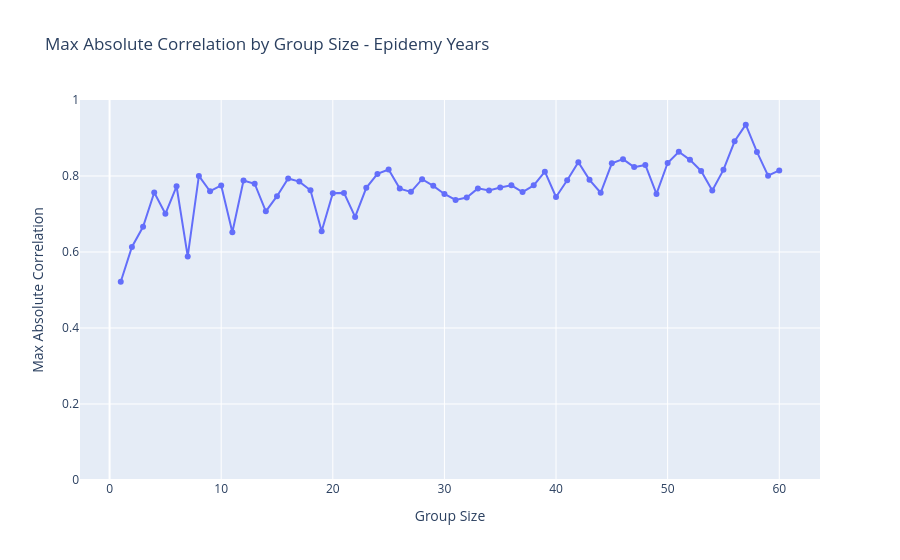

Notebook source saved alongside this figure:
### Code cell
max_corr_epidemy = []
max_lag_epidemy = []
for i in range(1,61):
    offset_days = (daily_ovitraps_mean.index[0] - daily_dengue_data_epidemic.index[0]).days % i
    
    groups_dengue = generic.group_series(
        series = daily_dengue_data_epidemic,
        offset = offset_days,
        group_size = i,
        operation = "sum"
    )

    groups_ovitraps = generic.group_series(
        series = daily_ovitraps_mean,
        offset = 0,
        group_size = i,
        operation = "mean"
    )

    results = generic.max_correlation(groups_dengue, groups_ovitraps, max_lag = np.ceil(120/i).astype(int))

    max_lag_epidemy.append(results[0])
    max_corr_epidemy.append(results[1]) 

# Plot tuple of max_lag_epidemy and max_corr_epidemy
fig = go.Figure()
fig.add_trace(go.Scatter(x=list(range(1,61)),
            y=[abs(x) for x in max_corr_epidemy],
            mode='markers+lines',
            name='Max Absolute Correlation',
            text=[f"corr={c:.2f}, lag={l}, group={g}" for c, l, g in zip(max_corr_epidemy, max_lag_epidemy, range(1, 61))],  
            textposition='top center' ,
            hoverinfo='text'
))
fig.update_yaxes(range=[0, 1])
fig.update_layout(title='Max Absolute Correlation by Group Size - Epidemy Years',
                  xaxis_title='Group Size',
                  yaxis_title='Max Absolute Correlation')
fig.show()

### Figure 1 — Plotly figure (JSON) as saved in the notebook; plotly's stock layout.template omitted (floating-point values rounded to 4 significant figures)
{"data": [{"hoverinfo": "text", "mode": "markers+lines", "name": "Max Absolute Correlation", "text": ["corr=0.52, lag=40, group=1", "corr=0.61, lag=20, group=2", "corr=0.67, lag=14, group=3", "corr=0.76, lag=10, group=4", "corr=0.70, lag=11, group=5", "corr=0.77, lag=7, group=6", "corr=0.59, lag=6, group=7", "corr=0.80, lag=6, group=8", "corr=0.76, lag=5, group=9", "corr=0.78, lag=5, group=10", "corr=0.65, lag=4, group=11", "corr=0.79, lag=4, group=12", "corr=0.78, lag=3, group=13", "corr=0.71, lag=3, group=14", "corr=0.75, lag=3, group=15", "corr=0.79, lag=3, group=16", "corr=0.79, lag=3, group=17", "corr=0.76, lag=3, group=18", "corr=0.65, lag=2, group=19", "corr=0.75, lag=2, group=20", "corr=0.76, lag=3, group=21", "corr=0.69, lag=2, group=22", "corr=0.77, lag=2, group=23", "corr=0.81, lag=2, group=24", "corr=0.82, lag=2, group=25", "corr=0.77, lag=2, group=26", "corr=0.76, lag=2, group=27", "corr=0.79, lag=2, group=28", "corr=0.77, lag=2, group=29", "corr=0.75, lag=2, group=30", "corr=0.74, lag=2, group=31", "corr=0.74, lag=1, group=32", "corr=0.77, lag=2, group=33", "corr=0.76, lag=1, group=34", "corr=0.77, lag=2, group=35", "corr=0.78, lag=1, group=36", "corr=0.76, lag=1, group=37", "corr=0.78, lag=1, group=38", "corr=0.81, lag=1, group=39", "corr=0.74, lag=1, group=40", "corr=0.79, lag=1, group=41", "corr=0.84, lag=1, group=42", "corr=0.79, lag=1, group=43", "corr=0.76, lag=1, group=44", "corr=0.83, lag=1, group=45", "corr=0.84, lag=1, group=46", "corr=-0.82, lag=-3, group=47", "corr=0.83, lag=2, group=48", "corr=0.75, lag=1, group=49", "corr=0.83, lag=1, group=50", "corr=0.86, lag=1, group=51", "corr=0.84, lag=1, group=52", "corr=0.81, lag=1, group=53", "corr=0.76, lag=1, group=54", "corr=0.82, lag=1, group=55", "corr=0.89, lag=1, group=56", "corr=0.94, lag=1, group=57", "corr=0.86, lag=1, group=58", "corr=0.80, lag=1, group=59", "corr=-0.81, lag=-2, group=60"], "textposition": "top center", "type": "scatter", "x": [1, 2, 3, 4, 5, 6, 7, 8, 9, 10, 11, 12, 13, 14, 15, 16, 17, 18, 19, 20, 21, 22, 23, 24, 25, 26, 27, 28, 29, 30, 31, 32, 33, 34, 35, 36, 37, 38, 39, 40, 41, 42, 43, 44, 45, 46, 47, 48, 49, 50, 51, 52, 53, 54, 55, 56, 57, 58, 59, 60], "y": [0.5216, 0.6133, 0.6664, 0.7566, 0.7005, 0.773, 0.5885, 0.8002, 0.76, 0.7752, 0.6518, 0.788, 0.7796, 0.7069, 0.7469, 0.7935, 0.7853, 0.7626, 0.6548, 0.7544, 0.7556, 0.6924, 0.7689, 0.8055, 0.8171, 0.7668, 0.7583, 0.7916, 0.7741, 0.7526, 0.737, 0.7433, 0.7674, 0.7618, 0.7697, 0.7756, 0.7576, 0.7754, 0.8114, 0.7447, 0.7887, 0.8364, 0.79, 0.7559, 0.8335, 0.8443, 0.8234, 0.8292, 0.7529, 0.8342, 0.864, 0.8425, 0.8134, 0.7617, 0.8162, 0.8913, 0.9351, 0.8634, 0.8008, 0.8147]}], "layout": {"title": {"text": "Max Absolute Correlation by Group Size - Epidemy Years"}, "xaxis": {"title": {"text": "Group Size"}}, "yaxis": {"range": [0, 1], "title": {"text": "Max Absolute Correlation"}}}}
